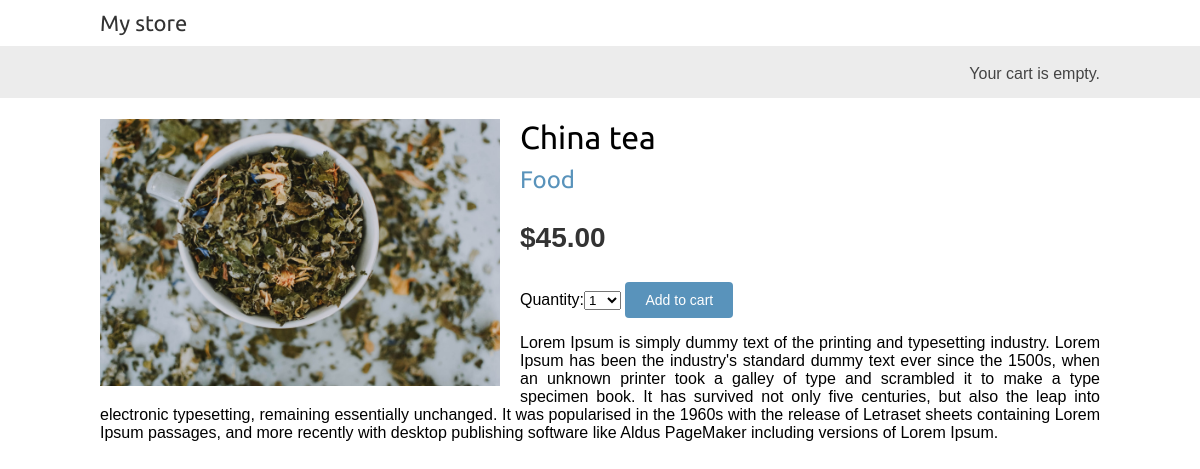
The app's page /4/china-tea/ with its own data.
### store/models.py (models this page shows, shortened)
class Product(models.Model):
    category = models.ForeignKey(Category,related_name='products',on_delete=models.CASCADE)
    name = models.CharField(max_length=200, db_index=True)
    slug = models.SlugField(max_length=200, db_index=True)
    image = models.ImageField(upload_to='products/%Y/%m/%d',blank=True)
    description = models.TextField(blank=True)
    price = models.DecimalField(max_digits=10, decimal_places=2)
    available = models.BooleanField(default=True)
    created = models.DateTimeField(auto_now_add=True)
    updated = models.DateTimeField(auto_now=True)
    class Meta:
        ordering = ('name',)
        index_together = (('id', 'slug'),)

class Category(models.Model):
    name = models.CharField(max_length=200,db_index=True)
    slug = models.SlugField(max_length=200,unique=True)
    class Meta:
        ordering = ('name',)
        verbose_name = 'category'
        verbose_name_plural = 'categories'
    def __str__(self):
        return self.name
    def get_absolute_url(self):
        return reverse('store:product_list_by_category',args=[self.slug])

### store/views.py (the view)
# urls.py: path('<int:id>/<slug:slug>/', views.product_detail,name='product_detail'),
def product_detail(request, id, slug):
    product = get_object_or_404(Product,id=id,slug=slug,available=True)
    cart_product_form = CartAddProductForm()
    return render(request,'store/product/detail.html',
    {'product': product,
    'cart_product_form': cart_product_form
    })

### cart/forms.py
class CartAddProductForm(forms.Form):
    quantity = forms.TypedChoiceField(choices=PRODUCT_QUANTITY_CHOICES,coerce=int)
    override = forms.BooleanField(required=False,initial=False,widget=forms.HiddenInput)

### store/templates/store/product/detail.html (shortened to what this page needs)
{% extends "store/base.html" %}
{% load static %}
{% block content %}
<div class="product-detail">
    <img src="{% if product.image %}{{ product.image.url }}{% else %}
{% static "img/no_image.png" %}{% endif %}">
<h1>{{ product.name }}</h1>
<h2>
<a href="{{ product.category.get_absolute_url }}">
{{ product.category }}
</a>
</h2>
<p class="price">${{ product.price }}</p>
<form action="{% url 'cart:cart_add' product.id %}" method="post">
{{ cart_product_form }}
<input type="submit" value="Add to cart">
</form>
{{ product.description|linebreaks }}
</div>
{% endblock %}

### store/static/css/base.css (style rules this page uses)
body { margin:0; padding:0; font-family:helvetica, sans-serif; }
h1, h2, h3, h4, h5 , h6 { font-family: 'Ubuntu', sans-serif; font-weight:normal; }
a { text-decoration:none; color:#5993bb; }
a.button, input[type="submit"] { color:#fff; background:#5993bb; border-radius:4px; padding:10px 20px; font-size:14px; border:0; }
.product-detail { text-align:justify; }
.product-detail .price { color:#333; font-size:28px; font-weight:bold; }
.product-detail img { width:40%; float:left; padding:0 20px 20px 0; }
.product-detail h1 { margin-bottom:0; }
.product-detail h2 { margin-top:10px; }

### records on screen
Product: image (picture), name "China tea", category "Food", price "45.00", description "Lorem Ipsum is simply dummy text of the printing and typesetting industry. Lorem Ipsum has been the industry's standard dummy text ever since the 1500s, when an unknown printer took a galley of type and scrambled it to make a type specimen book. It has survived not only five centuries, but also the leap into electronic typesetting, remaining essentially unchanged. It was popularised in the 1960s with the release of Letraset sheets containing Lorem Ipsum passages, and more recently with desktop publishing software like Aldus PageMaker including versions of Lorem Ipsum."
